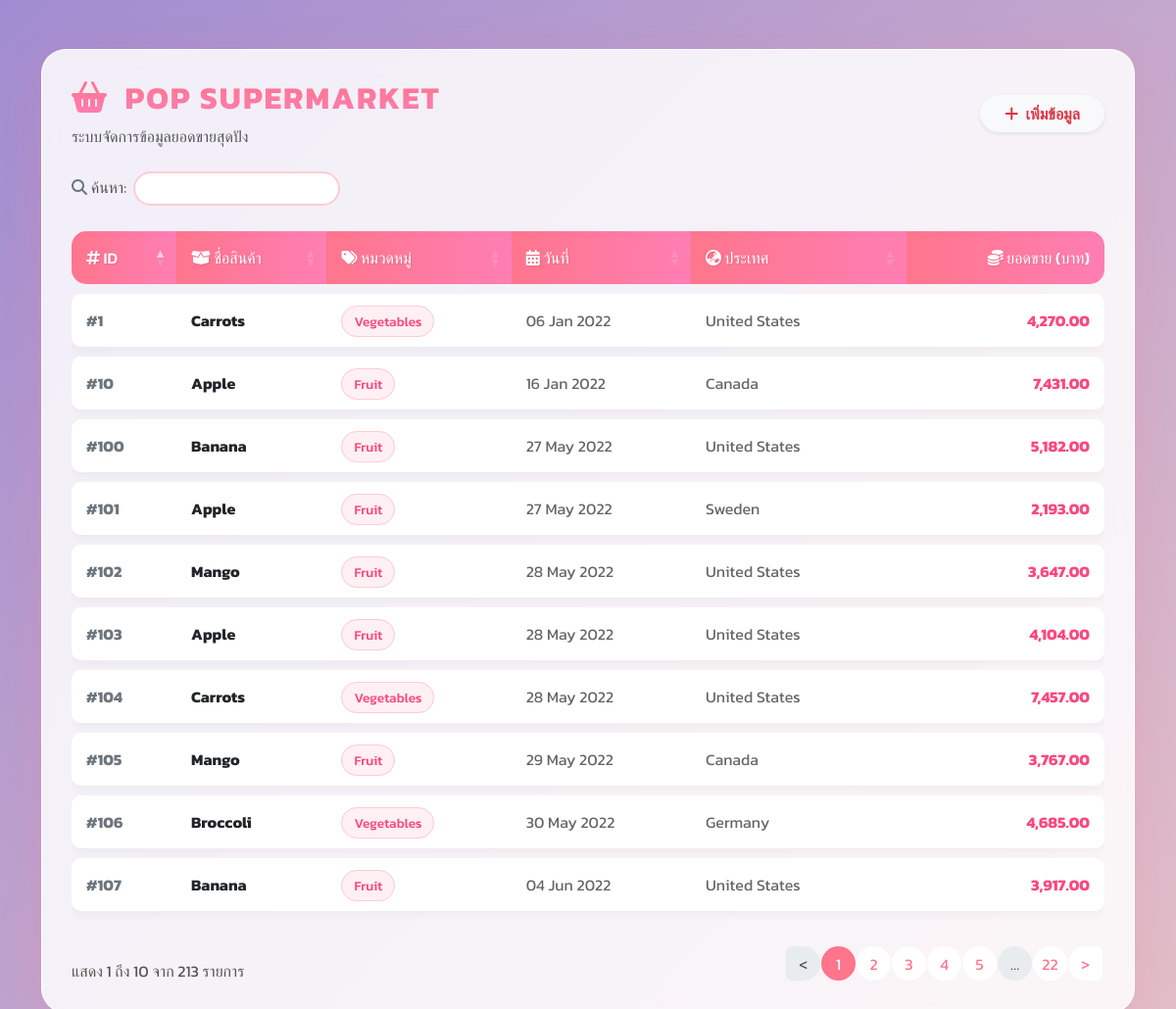
The app's page /g/c.php with its own data.
### tables this page shows
CREATE TABLE `popsupermarket` (
  `p_order_id` int(11) NOT NULL,
  `p_product_name` varchar(100) NOT NULL,
  `p_category` varchar(100) NOT NULL,
  `p_date` date NOT NULL,
  `p_country` varchar(100) NOT NULL,
  `p_amount` int(9) NOT NULL
);

### g/c.php (the view, shortened to what this page needs)
<!DOCTYPE html>
<html lang="th">
<head>
    <link href="https://cdnjs.cloudflare.com/ajax/libs/font-awesome/6.4.0/css/all.min.css" rel="stylesheet">
    <link href="https://cdn.jsdelivr.net/npm/bootstrap@5.3.0/dist/css/bootstrap.min.css" rel="stylesheet">
    <link href="https://cdn.datatables.net/1.13.6/css/dataTables.bootstrap5.min.css" rel="stylesheet">
</head>
<body>
<div class="container">
    <div class="glass-container">
        <div class="row mb-4 align-items-center">
            <div class="col-md-8">
                <h2 class="title-text"><i class="fas fa-shopping-basket me-2"></i> Pop Supermarket</h2>
                <p class="text-muted mb-0">ระบบจัดการข้อมูลยอดขายสุดปัง</p>
            </div>
            <div class="col-md-4 text-end">
                <button class="btn btn-light text-danger fw-bold rounded-pill px-4 shadow-sm">
                    <i class="fas fa-plus me-1"></i> เพิ่มข้อมูล
                </button>
            </div>
        </div>
        <div class="table-responsive">
            <table id="supermarketTable" class="table w-100">
                <thead>
                    <tr>
                        <th><i class="fas fa-hashtag"></i> ID</th>
                        <th><i class="fas fa-box-open"></i> ชื่อสินค้า</th>
                        <th><i class="fas fa-tags"></i> หมวดหมู่</th>
                        <th><i class="fas fa-calendar-alt"></i> วันที่</th>
                        <th><i class="fas fa-globe-asia"></i> ประเทศ</th>
                        <th class="text-end"><i class="fas fa-coins"></i> ยอดขาย (บาท)</th>
                    </tr>
                </thead>
                <tbody>
                    <?php
                    $conn = new mysqli("localhost", "root", "", "4087db");
                    $conn->set_charset("utf8mb4");
                    if ($conn->connect_error) {
                        echo "<tr><td colspan='6' class='text-center text-danger p-5'>❌ เชื่อมต่อฐานข้อมูลไม่สำเร็จ: ".$conn->connect_error."</td></tr>";
                    } else {
                        $sql = "SELECT * FROM popsupermarket ORDER BY p_date DESC";
                        $result = $conn->query($sql);
                        if ($result->num_rows > 0) {
                            while($row = $result->fetch_assoc()) {
                                echo "<tr>";
                                echo "<td class='fw-bold text-secondary'>#" . $row["p_order_id"] . "</td>";
                                echo "<td class='fw-bold text-dark'>" . $row["p_product_name"] . "</td>";
                                echo "<td><span class='cat-badge'>" . $row["p_category"] . "</span></td>";
                                echo "<td>" . date('d M Y', strtotime($row["p_date"])) . "</td>";
                                echo "<td>" . $row["p_country"] . "</td>";
                                echo "<td class='text-end fw-bold' style='color:#ff477e;'>" . number_format($row["p_amount"], 2) . "</td>";
                                echo "</tr>";
                            }
                        }
                    }
                    ?>
                </tbody>
            </table>
        </div>
    </div>
</div>
</body>
</html>

### g/c.php (style rules this page uses)
:root { --primary-gradient: linear-gradient(135deg, #FF9A9E 0%, #FECFEF 99%, #FECFEF 100%); --header-gradient: linear-gradient(to right, #ff758c, #ff7eb3); --glass-bg: rgba(255, 255, 255, 0.85); --shadow-soft: 0 10px 40px rgba(255, 117, 140, 0.2); }
body { font-family: 'Kanit', sans-serif; background-image: linear-gradient(120deg, #a1c4fd 0%, #c2e9fb 100%); background: linear-gradient(-45deg, #ff9a9e, #fad0c4, #fad0c4, #a18cd1); background-size: 400% 400%; animation: gradientBG 15s ease infinite; min-height: 100vh; color: #555; padding-bottom: 50px; }
.glass-container { background: var(--glass-bg); backdrop-filter: blur(10px); -webkit-backdrop-filter: blur(10px); border-radius: 25px; border: 1px solid rgba(255, 255, 255, 0.9); box-shadow: var(--shadow-soft); overflow: hidden; padding: 30px; margin-top: 50px; }
h2.title-text { background: -webkit-linear-gradient(#ff758c, #ff7eb3); -webkit-background-clip: text; -webkit-text-fill-color: transparent; font-weight: 700; text-transform: uppercase; letter-spacing: 2px; }
#supermarketTable { border-collapse: separate; border-spacing: 0 10px; }
#supermarketTable thead th { background: var(--header-gradient); color: white; border: none; padding: 15px; font-weight: 500; font-size: 1rem; text-shadow: 1px 1px 2px rgba(0,0,0,0.1); }
#supermarketTable thead th:first-child { border-radius: 15px 0 0 15px; }
#supermarketTable thead th:last-child { border-radius: 0 15px 15px 0; }
#supermarketTable tbody tr { background-color: #fff; box-shadow: 0 5px 10px rgba(0,0,0,0.03); transition: all 0.3s ease; border-radius: 10px; }
#supermarketTable td { border: none; padding: 15px; vertical-align: middle; color: #666; }
#supermarketTable td:first-child { border-radius: 10px 0 0 10px; }
#supermarketTable td:last-child { border-radius: 0 10px 10px 0; }
.cat-badge { background-color: #fff0f3; color: #ff477e; padding: 5px 12px; border-radius: 20px; font-size: 0.85rem; border: 1px solid #ffccd5; font-weight: 500; }

### records on screen
popsupermarket: p_order_id "107", p_product_name "Banana", p_category "Fruit", p_date "04 Jun 2022", p_country "United States", p_amount "3,917.00"
popsupermarket: p_order_id "106", p_product_name "Broccoli", p_category "Vegetables", p_date "30 May 2022", p_country "Germany", p_amount "4,685.00"
popsupermarket: p_order_id "105", p_product_name "Mango", p_category "Fruit", p_date "29 May 2022", p_country "Canada", p_amount "3,767.00"
popsupermarket: p_order_id "102", p_product_name "Mango", p_category "Fruit", p_date "28 May 2022", p_country "United States", p_amount "3,647.00"
popsupermarket: p_order_id "103", p_product_name "Apple", p_category "Fruit", p_date "28 May 2022", p_country "United States", p_amount "4,104.00"
popsupermarket: p_order_id "104", p_product_name "Carrots", p_category "Vegetables", p_date "28 May 2022", p_country "United States", p_amount "7,457.00"
popsupermarket: p_order_id "100", p_product_name "Banana", p_category "Fruit", p_date "27 May 2022", p_country "United States", p_amount "5,182.00"
popsupermarket: p_order_id "101", p_product_name "Apple", p_category "Fruit", p_date "27 May 2022", p_country "Sweden", p_amount "2,193.00"
popsupermarket: p_order_id "10", p_product_name "Apple", p_category "Fruit", p_date "16 Jan 2022", p_country "Canada", p_amount "7,431.00"
popsupermarket: p_order_id "1", p_product_name "Carrots", p_category "Vegetables", p_date "06 Jan 2022", p_country "United States", p_amount "4,270.00"
